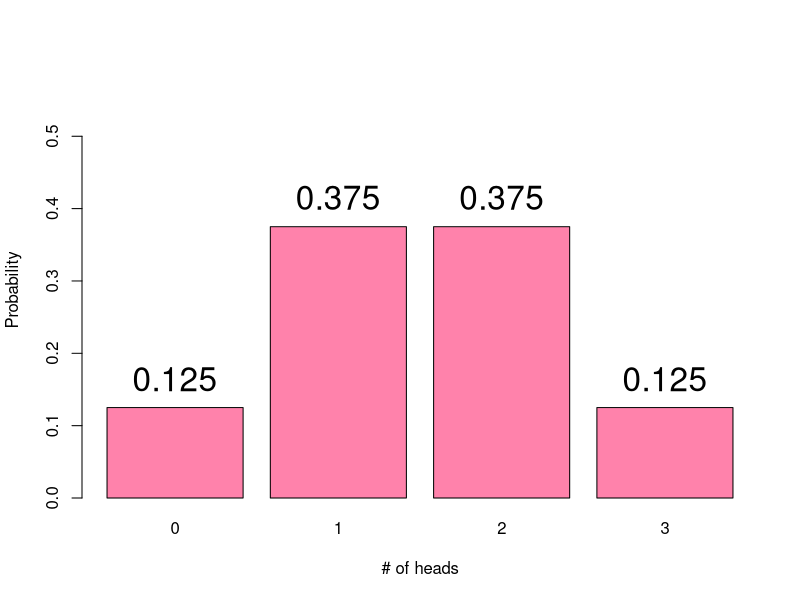
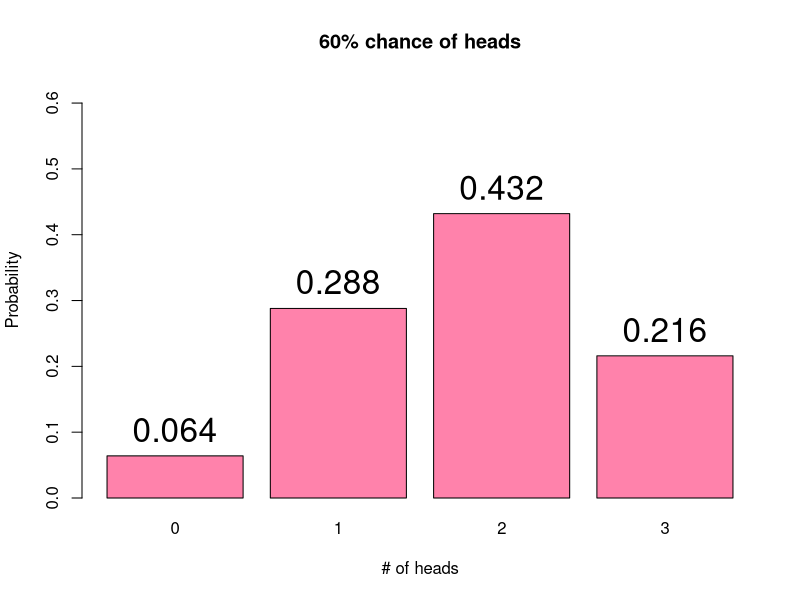
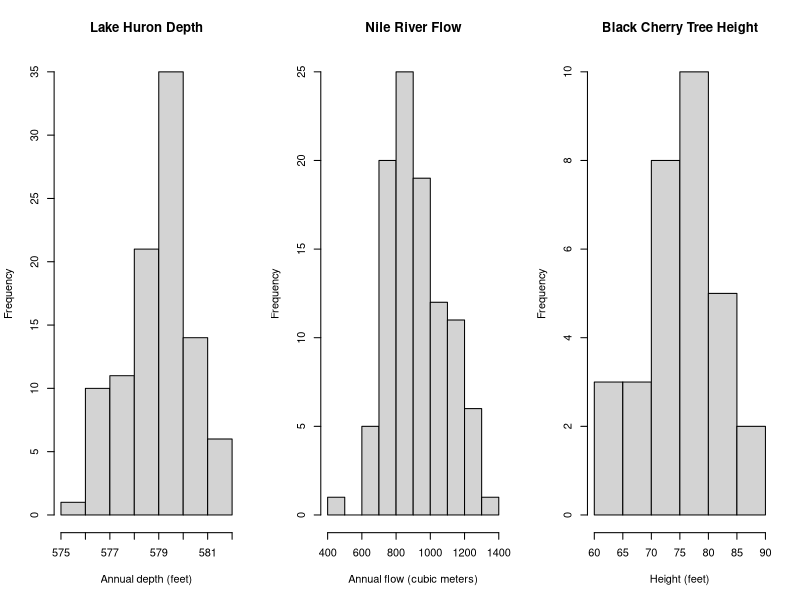
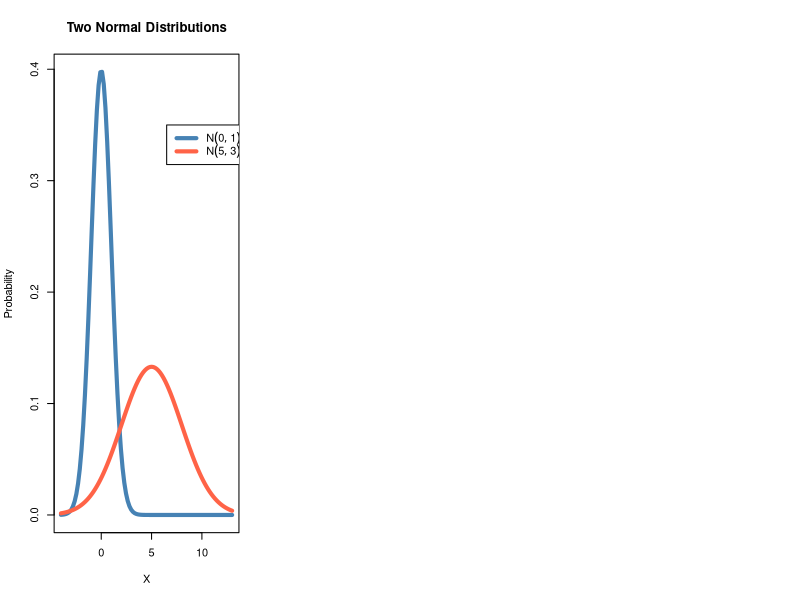
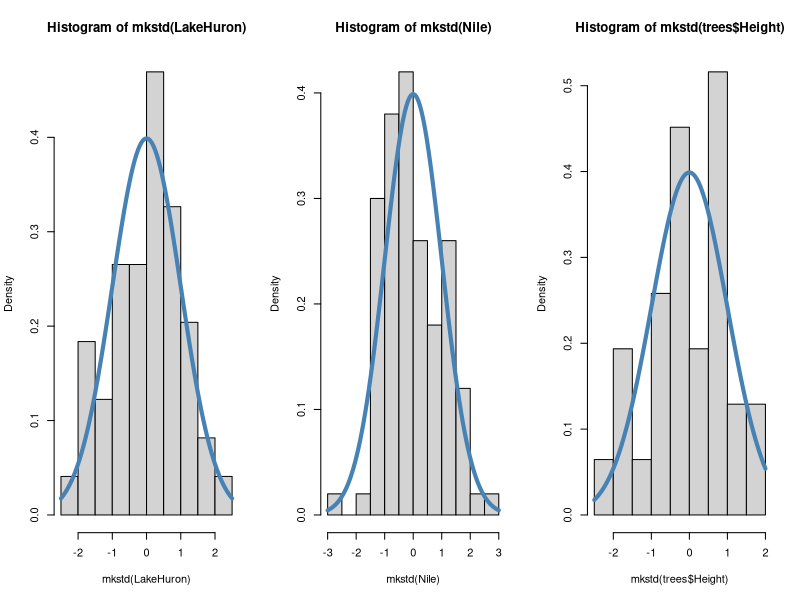
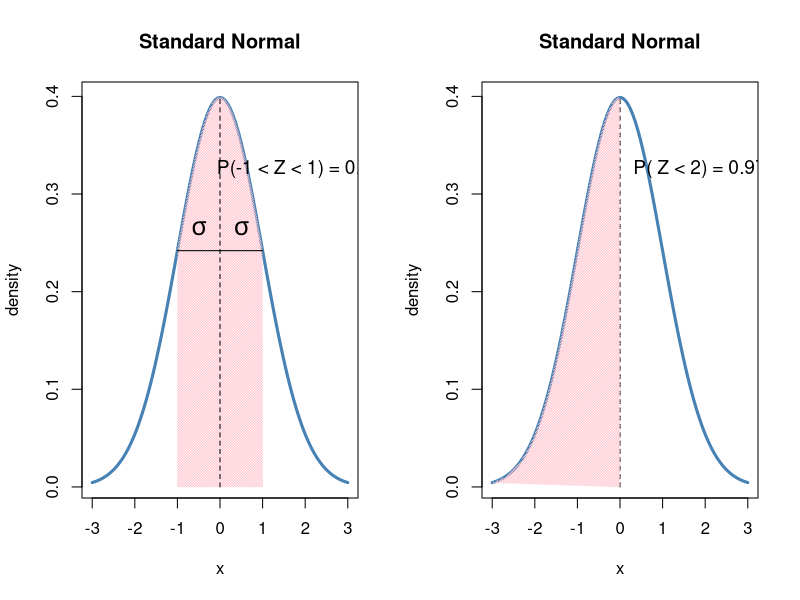

These figures' R source, in order:
## ---- chunk 1
x <- 0:3
y <- dbinom(x, size = 3, prob = 0.5)
scaleFac1 <- sum(y) * 0.2
scaleFac2 <- sum(y) * 0.04
my_bar <- barplot(y, names.arg = x, col = 'palevioletred1',
                      ylim = c(0, max(y) + scaleFac1),
                  xlab = '# of heads',
                  ylab = 'Probability')
text(my_bar, y + scaleFac2, y, cex = 2)
## ---- chunk 2
x <- 0:3
y <- dbinom(x, size = 3, prob = 0.6)
scaleFac1 <- sum(y) * 0.2
scaleFac2 <- sum(y) * 0.04
my_bar <- barplot(y, names.arg = x, col = 'palevioletred1',
                      ylim = c(0, max(y) + scaleFac1),
                  xlab = '# of heads',
                  ylab = 'Probability',
                  main = '60% chance of heads')
text(my_bar, y + scaleFac2, y, cex = 2)
## ---- chunk 3
x <- 0:3
y <- dbinom(x, 3, 0.5)
tmp <- data.frame(x, y)
knitr::kable(tmp, col.names = c('x', 'P(X = x)'), align = 'c')
## ---- chunk 4
par(mfrow = c(1, 3))
hist(LakeHuron, xlab = 'Annual depth (feet)', main = 'Lake Huron Depth')
hist(Nile, xlab = 'Annual flow (cubic meters)', main = 'Nile River Flow')
hist(trees$Height, xlab = 'Height (feet)', main = 'Black Cherry Tree Height')
## ---- chunk 5
curve(dnorm(x, 0, 1), from = -4, to = 13, lwd = 4,
      col = 'steelblue', ylab = 'Probability', xlab = 'X',
      main = "Two Normal Distributions")
curve(dnorm(x, 5, 3), add = TRUE, lwd = 4, col = 'tomato')
legend(x = 6.5, y = 0.35, legend = c(expression(N(0,1)),
                                     expression(N(5,3))),
       lwd = 4, col = c("steelblue", "tomato"))
## ---- chunk 6
par(mfrow = c(1, 3))
mkstd <- function(x) (x-mean(x))/sd(x)
hist(mkstd(LakeHuron), freq = FALSE)
curve(dnorm(x), add = TRUE, col = 'steelblue', lwd = 4)
hist(mkstd(Nile), freq = FALSE)
curve(dnorm(x), add = TRUE, col = 'steelblue', lwd = 4)
hist(mkstd(trees$Height), freq = FALSE)
curve(dnorm(x), add = TRUE, col = 'steelblue', lwd = 4)
## ---- chunk 7
par(mfrow = c(1, 2))
curve(dnorm(x, 0, 1), from = -3, to = 3, lwd = 3, col = 'steelblue',
      ylab = 'density', main = "Standard Normal")
x <- seq(-2, 2, 0.01)
y <- dnorm(x)
z <- 1
#axis(1, at = c(-z, 0, z), labels = c(expression(-z[alpha]), 0, expression(z[alpha])))
polygon(c(-z, x[x > -z & x < z], z ),
        c(0, y[x > -z & x < z], 0), col = 'pink',angle = 45, density = 55,
        border = FALSE)

text(2, 0.325, cex = 1.15,
     labels = expression(paste("P(-", 1, " < Z < ", 1, ") = ", 0.683)))
lines(x = c(-1, 1), y = c(dnorm(1,0,1), dnorm(1,0,1)))
lines(x = c(0,0), y = c(0, dnorm(0, 0, 1)), lty = 2)
text(x = 0.5, y = 0.265, labels = expression(sigma), cex = 1.5)
text(x = -0.5, y = 0.265, labels = expression(sigma), cex = 1.5)

###

curve(dnorm(x, 0, 1), from = -3, to = 3, lwd = 3, col = 'steelblue',
      ylab = 'density', main = "Standard Normal")
lines(x = c(0,0), y = c(0, dnorm(0, 0, 1)), lty = 2)
x <- seq(-3, 0, 0.01)
y <- dnorm(x)
z <- 0
#axis(1, at = c(-z, 0, z), labels = c(expression(-z[alpha]), 0, expression(z[alpha])))
polygon(c(-z, x[x < z], z ),
        c(0, y[x < z], 0), col = 'pink',angle = 45, density = 55,
        border = FALSE)
text(2, 0.325, cex = 1.15,
     labels = expression(paste("P( Z < ", 2, ") = ", 0.978)))


